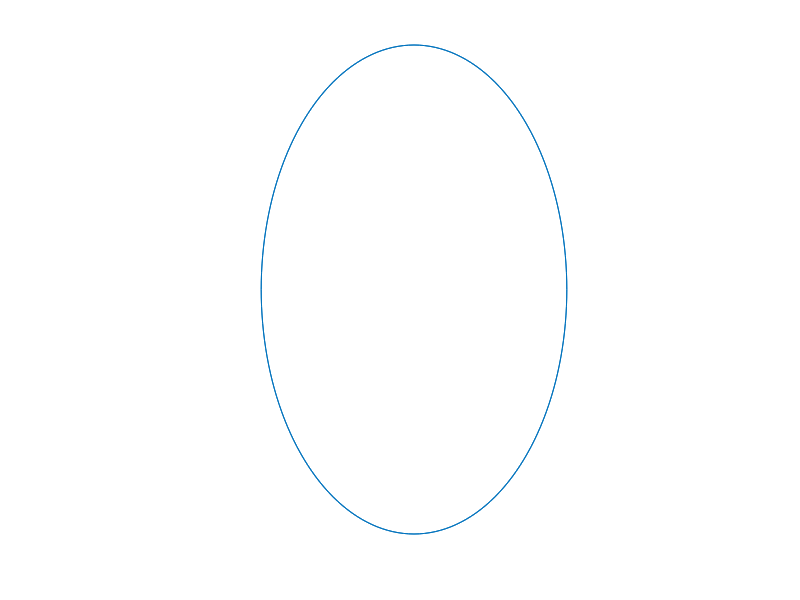

Recreate this plot in MATLAB.
function rosy (a, b)
% ROSY   "Rose" figures.
%        ROSY (A, B) plots the curve
%           X = R*COS (A*theta), Y = R*SIN (A*theta), where
%           R = SIN (A*B*theta) and 0 <= theta <= 2*PI (360 values).
%        Suggestions: rosy(97, 5); rosy(43, 4); rosy(79, n9), n a digit.

%        P. M. Maurer, A rose is a rose..., Amer. Math. Monthly, 94 (1987),
%        pp. 631-645.

if nargin < 2, b = 1; end
if nargin < 1, a = 1; end

c = 0; d = 1; p = a*b;
[x, y] = spiro (a, a, c, d, p, .5);

plot (x,y)
axis square, axis off

% Subfunction.
function [x, y] = spiro (a, b, c, d, p, k)
h = k*2*pi/180;
t = (0:h:2*pi)';
r = c + d*sin (t*p);
x = r.*cos (a*t);
y = r.*sin (b*t);
end

end
